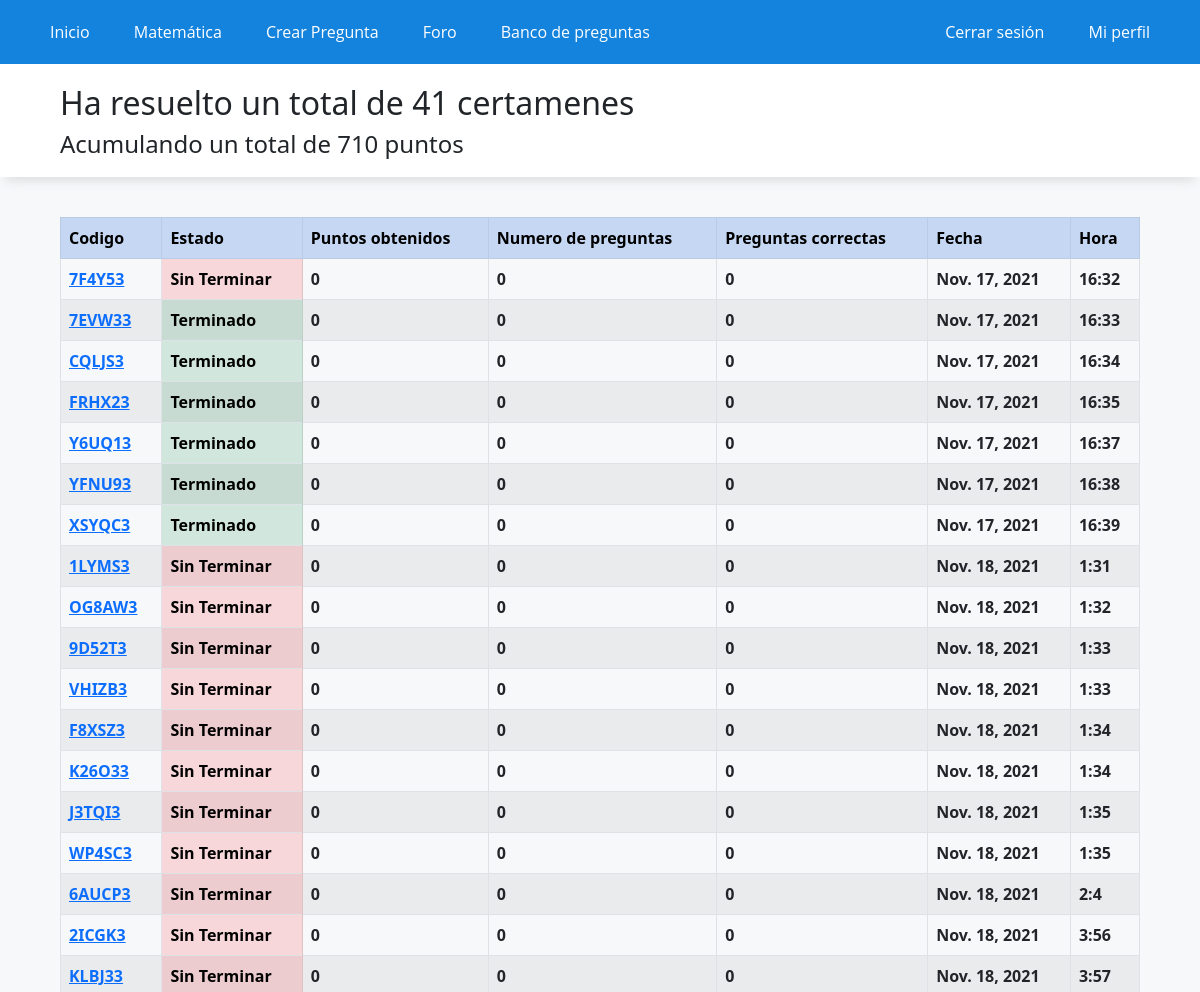
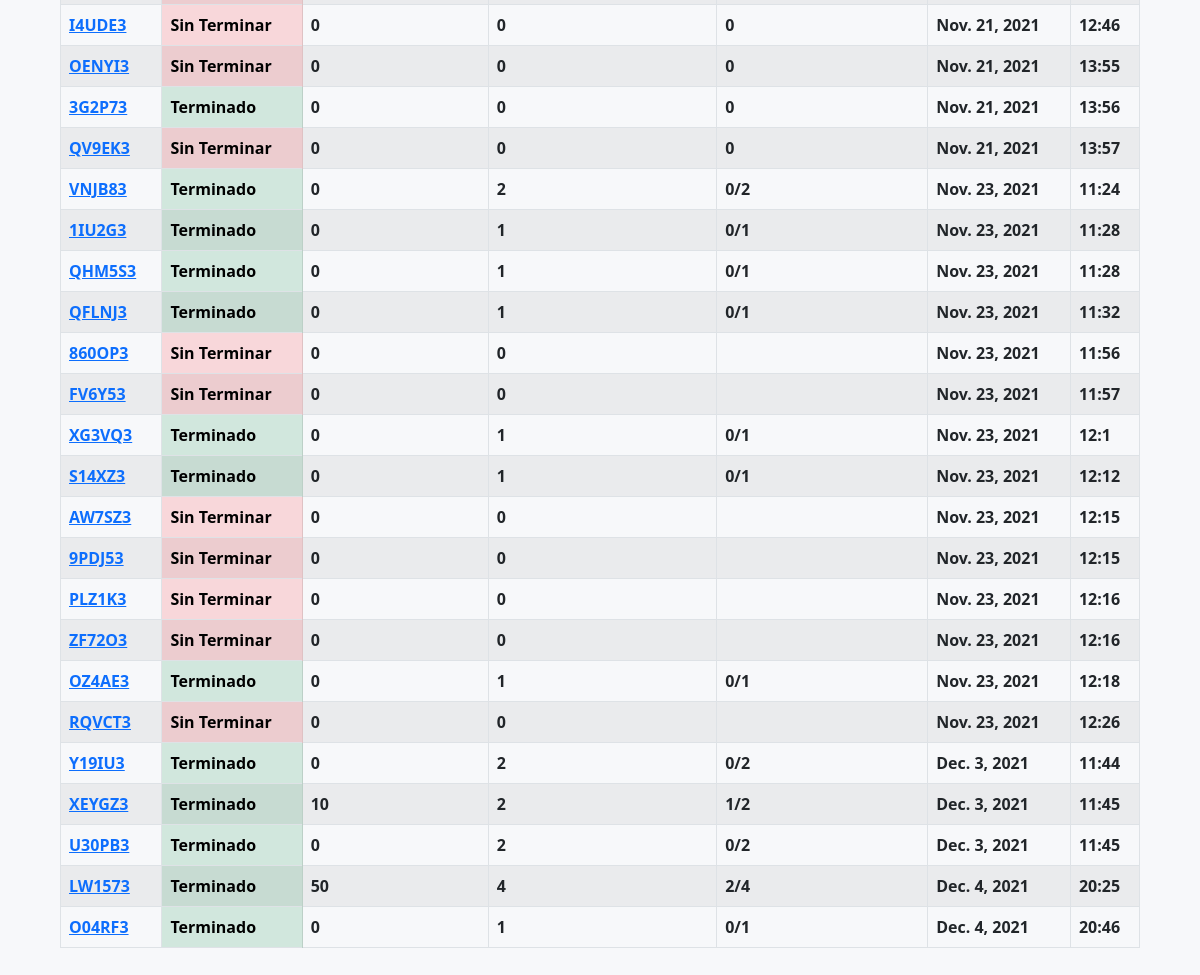
Page /historial/ (signed in) on the committed database (2 pictures, top to bottom).
### WebApp/models.py (models this page shows)
class historialCertamen(models.Model):
    id_usuario = models.IntegerField()
    id_preguntas = models.CharField(max_length=50)
    fecha = models.DateField(auto_now_add=True)
    hora = models.TimeField(auto_now_add=True)
    estado = models.BooleanField(default=False)
    id_certamen = models.CharField(max_length=20, default="")
    n_preguntas = models.IntegerField(default=0)
    n_correctas = models.CharField(max_length=20, default="")
    puntos = models.IntegerField(default=0)
    alternativa_marcadas = models.CharField(max_length=100, default="")

### WebApp/views.py (the view)
# urls.py: path('historial/',registro_certamenes, name="historial"),
def registro_certamenes(request):
    certamenes = historialCertamen.objects.filter(id_usuario=request.user.id)
    data= {
        'puntos': profile.objects.get(name_id=request.user.id).punctuation,
        'certamenes': certamenes,
        'n_certamenes': certamenes.count(),
    }
    return render(request,'app/registro_certamenes.html',data)

### WebApp/templates/app/registro_certamenes.html (shortened to what this page needs)
{% extends 'app/base.html' %}
{% load static %}
{% block contenido %}
<div class="titulo">
    <h2>Ha resuelto un total de {{n_certamenes}} certamenes</h2>
    <h4>Acumulando un total de {{puntos}} puntos</h4>
</div>
<div class="elContenedor">
    <table class="table table-striped table-bordered">
        <tr class="table-primary">
            <th>Codigo</th>
            <th>Estado</th>
            <th>Puntos obtenidos</th>
            <th>Numero de preguntas</th>
            <th>Preguntas correctas</th>
            <th>Fecha</th>
            <th>Hora</th>
        </tr>
        {% for certamen in certamenes %}
        <tr>
            <th><a href="/certamen/?id={{certamen.id_certamen}}">{{certamen.id_certamen}}</a></th>
            {% if certamen.estado %}
            <th class="table-success">Terminado</th>
            {% else %}
            <th class="table-danger">Sin Terminar</th>
            {% endif %}
            <th>{{certamen.puntos}}</th>
            <th>{{certamen.n_preguntas}}</th>
            <th>{{certamen.n_correctas}}</th>
            <th>{{certamen.fecha}}</th>
            <th>{{certamen.hora.hour}}:{{certamen.hora.minute}}</th>
        </tr>
        {% endfor %}
    </table>
</div>
{% endblock %}

### WebApp/static/app/css/styles.css (style rules this page uses)
* { margin: 0; padding: 0; -webkit-box-sizing: border-box; -moz-box-sizing: border-box; box-sizing: border-box; }
body { background: rgb(247,248,250); }
.titulo { box-shadow: 0px 10px 10px -6px rgb(222,223,225); background-color: white; padding-top: 20px; padding-bottom: 10px; padding-left: 5%; margin-bottom: 40px; width: 100%; }
.elContenedor { width: 90%; padding-top: 0px; margin:auto; }

### rows in the picture
historialCertamen: id_certamen "7F4Y53", estado "Sin Terminar", puntos "0", n_preguntas "0", n_correctas "0", fecha "Nov. 17, 2021", hora.hour "16", hora.minute "32"
historialCertamen: id_certamen "7EVW33", estado "Terminado", puntos "0", n_preguntas "0", n_correctas "0", fecha "Nov. 17, 2021", hora.hour "16", hora.minute "33"
historialCertamen: id_certamen "CQLJS3", estado "Terminado", puntos "0", n_preguntas "0", n_correctas "0", fecha "Nov. 17, 2021", hora.hour "16", hora.minute "34"
historialCertamen: id_certamen "FRHX23", estado "Terminado", puntos "0", n_preguntas "0", n_correctas "0", fecha "Nov. 17, 2021", hora.hour "16", hora.minute "35"
historialCertamen: id_certamen "Y6UQ13", estado "Terminado", puntos "0", n_preguntas "0", n_correctas "0", fecha "Nov. 17, 2021", hora.hour "16", hora.minute "37"
historialCertamen: id_certamen "YFNU93", estado "Terminado", puntos "0", n_preguntas "0", n_correctas "0", fecha "Nov. 17, 2021", hora.hour "16", hora.minute "38"
historialCertamen: id_certamen "XSYQC3", estado "Terminado", puntos "0", n_preguntas "0", n_correctas "0", fecha "Nov. 17, 2021", hora.hour "16", hora.minute "39"
historialCertamen: id_certamen "1LYMS3", estado "Sin Terminar", puntos "0", n_preguntas "0", n_correctas "0", fecha "Nov. 18, 2021", hora.hour "1", hora.minute "31"
historialCertamen: id_certamen "OG8AW3", estado "Sin Terminar", puntos "0", n_preguntas "0", n_correctas "0", fecha "Nov. 18, 2021", hora.hour "1", hora.minute "32"
historialCertamen: id_certamen "9D52T3", estado "Sin Terminar", puntos "0", n_preguntas "0", n_correctas "0", fecha "Nov. 18, 2021", hora.hour "1", hora.minute "33"
historialCertamen: id_certamen "VHIZB3", estado "Sin Terminar", puntos "0", n_preguntas "0", n_correctas "0", fecha "Nov. 18, 2021", hora.hour "1", hora.minute "33"
historialCertamen: id_certamen "F8XSZ3", estado "Sin Terminar", puntos "0", n_preguntas "0", n_correctas "0", fecha "Nov. 18, 2021", hora.hour "1", hora.minute "34"
historialCertamen: id_certamen "K26O33", estado "Sin Terminar", puntos "0", n_preguntas "0", n_correctas "0", fecha "Nov. 18, 2021", hora.hour "1", hora.minute "34"
historialCertamen: id_certamen "J3TQI3", estado "Sin Terminar", puntos "0", n_preguntas "0", n_correctas "0", fecha "Nov. 18, 2021", hora.hour "1", hora.minute "35"
historialCertamen: id_certamen "WP4SC3", estado "Sin Terminar", puntos "0", n_preguntas "0", n_correctas "0", fecha "Nov. 18, 2021", hora.hour "1", hora.minute "35"
historialCertamen: id_certamen "6AUCP3", estado "Sin Terminar", puntos "0", n_preguntas "0", n_correctas "0", fecha "Nov. 18, 2021", hora.hour "2", hora.minute "4"
historialCertamen: id_certamen "2ICGK3", estado "Sin Terminar", puntos "0", n_preguntas "0", n_correctas "0", fecha "Nov. 18, 2021", hora.hour "3", hora.minute "56"
historialCertamen: id_certamen "KLBJ33", estado "Sin Terminar", puntos "0", n_preguntas "0", n_correctas "0", fecha "Nov. 18, 2021", hora.hour "3", hora.minute "57"
historialCertamen: id_certamen "I4UDE3", estado "Sin Terminar", puntos "0", n_preguntas "0", n_correctas "0", fecha "Nov. 21, 2021", hora.hour "12", hora.minute "46"
historialCertamen: id_certamen "OENYI3", estado "Sin Terminar", puntos "0", n_preguntas "0", n_correctas "0", fecha "Nov. 21, 2021", hora.hour "13", hora.minute "55"
historialCertamen: id_certamen "3G2P73", estado "Terminado", puntos "0", n_preguntas "0", n_correctas "0", fecha "Nov. 21, 2021", hora.hour "13", hora.minute "56"
historialCertamen: id_certamen "QV9EK3", estado "Sin Terminar", puntos "0", n_preguntas "0", n_correctas "0", fecha "Nov. 21, 2021", hora.hour "13", hora.minute "57"
historialCertamen: id_certamen "VNJB83", estado "Terminado", puntos "0", n_preguntas "2", n_correctas "0/2", fecha "Nov. 23, 2021", hora.hour "11", hora.minute "24"
historialCertamen: id_certamen "1IU2G3", estado "Terminado", puntos "0", n_preguntas "1", n_correctas "0/1", fecha "Nov. 23, 2021", hora.hour "11", hora.minute "28"
historialCertamen: id_certamen "QHM5S3", estado "Terminado", puntos "0", n_preguntas "1", n_correctas "0/1", fecha "Nov. 23, 2021", hora.hour "11", hora.minute "28"
historialCertamen: id_certamen "QFLNJ3", estado "Terminado", puntos "0", n_preguntas "1", n_correctas "0/1", fecha "Nov. 23, 2021", hora.hour "11", hora.minute "32"
historialCertamen: id_certamen "860OP3", estado "Sin Terminar", puntos "0", n_preguntas "0", fecha "Nov. 23, 2021", hora.hour "11", hora.minute "56"
historialCertamen: id_certamen "FV6Y53", estado "Sin Terminar", puntos "0", n_preguntas "0", fecha "Nov. 23, 2021", hora.hour "11", hora.minute "57"
historialCertamen: id_certamen "XG3VQ3", estado "Terminado", puntos "0", n_preguntas "1", n_correctas "0/1", fecha "Nov. 23, 2021", hora.hour "12", hora.minute "1"
historialCertamen: id_certamen "S14XZ3", estado "Terminado", puntos "0", n_preguntas "1", n_correctas "0/1", fecha "Nov. 23, 2021", hora.hour "12", hora.minute "12"
historialCertamen: id_certamen "AW7SZ3", estado "Sin Terminar", puntos "0", n_preguntas "0", fecha "Nov. 23, 2021", hora.hour "12", hora.minute "15"
historialCertamen: id_certamen "9PDJ53", estado "Sin Terminar", puntos "0", n_preguntas "0", fecha "Nov. 23, 2021", hora.hour "12", hora.minute "15"
historialCertamen: id_certamen "PLZ1K3", estado "Sin Terminar", puntos "0", n_preguntas "0", fecha "Nov. 23, 2021", hora.hour "12", hora.minute "16"
historialCertamen: id_certamen "ZF72O3", estado "Sin Terminar", puntos "0", n_preguntas "0", fecha "Nov. 23, 2021", hora.hour "12", hora.minute "16"
historialCertamen: id_certamen "OZ4AE3", estado "Terminado", puntos "0", n_preguntas "1", n_correctas "0/1", fecha "Nov. 23, 2021", hora.hour "12", hora.minute "18"
historialCertamen: id_certamen "RQVCT3", estado "Sin Terminar", puntos "0", n_preguntas "0", fecha "Nov. 23, 2021", hora.hour "12", hora.minute "26"
historialCertamen: id_certamen "Y19IU3", estado "Terminado", puntos "0", n_preguntas "2", n_correctas "0/2", fecha "Dec. 3, 2021", hora.hour "11", hora.minute "44"
historialCertamen: id_certamen "XEYGZ3", estado "Terminado", puntos "10", n_preguntas "2", n_correctas "1/2", fecha "Dec. 3, 2021", hora.hour "11", hora.minute "45"
historialCertamen: id_certamen "U30PB3", estado "Terminado", puntos "0", n_preguntas "2", n_correctas "0/2", fecha "Dec. 3, 2021", hora.hour "11", hora.minute "45"
historialCertamen: id_certamen "LW1573", estado "Terminado", puntos "50", n_preguntas "4", n_correctas "2/4", fecha "Dec. 4, 2021", hora.hour "20", hora.minute "25"
historialCertamen: id_certamen "O04RF3", estado "Terminado", puntos "0", n_preguntas "1", n_correctas "0/1", fecha "Dec. 4, 2021", hora.hour "20", hora.minute "46"

### other values in the picture
{{ n_certamenes }} "41"
{{ puntos }} "710"
